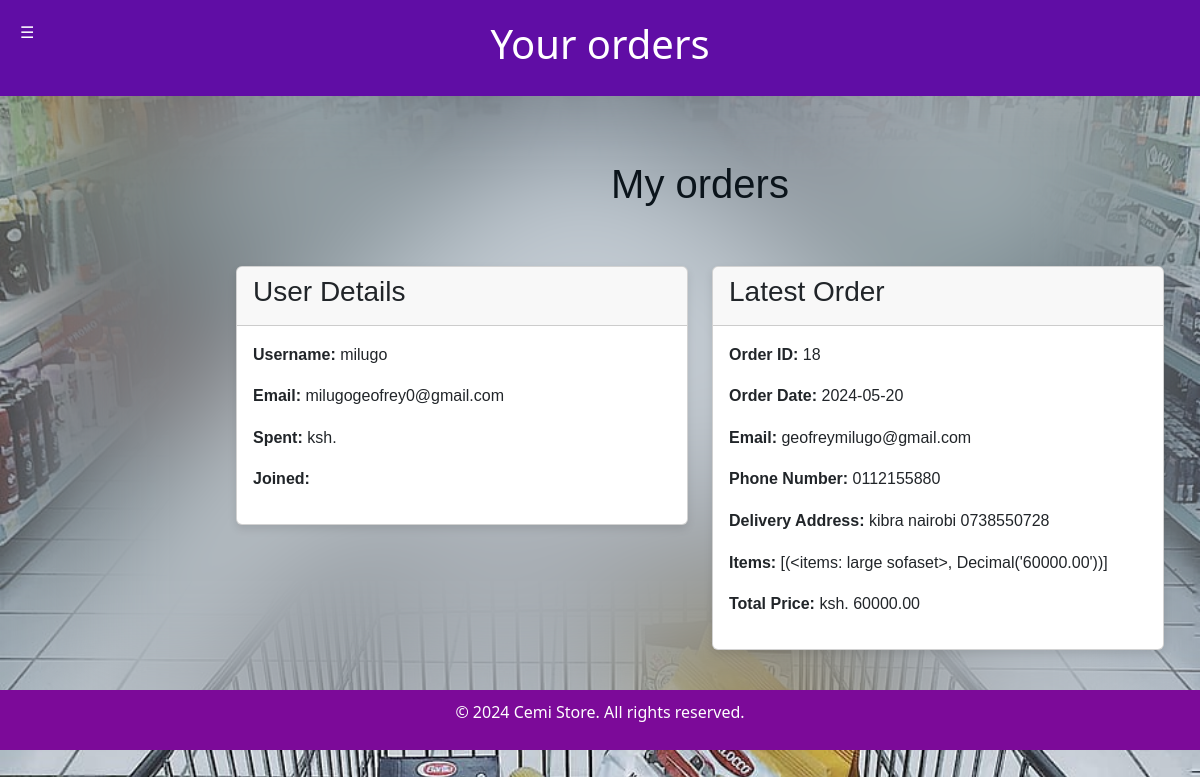
Screenshot of /orders/ (signed in) with the database file from the repository.
### store/models.py (models this page shows, shortened)
class Profile(models.Model):
    user = models.OneToOneField(User, on_delete=models.CASCADE)
    email = models.EmailField(null=True)
    phone_number = models.CharField(max_length=20, null=True)
    address = models.TextField(null=True)

class Order(models.Model):
    user = models.ForeignKey(User, on_delete=models.CASCADE)
    email = models.EmailField()
    phone_number = models.CharField(max_length=15)
    delivery_address = models.TextField()
    items = models.TextField()  # You can use JSONField if you want to store the items as structured data
    total_price = models.DecimalField(max_digits=10, decimal_places=2)
    created_at = models.DateTimeField(auto_now_add=True)

### store/views.py (the view)
    def wrapped_view(request, *args, **kwargs):
        if not request.user.is_authenticated:
            messages.error(request, 'Please login to your account or register to view this part of the site.')
            return redirect('user_login')  # Ensure this URL name matches your login view URL name
        return view_func(request, *args, **kwargs)

### store/context_processors.py (called while the page is built)
def cart(request):
    cart_obj = Cart(request)
    return {'cart': cart_obj}

### store/views.py (called while the page is built)
def custom_login_required(view_func):
    def wrapped_view(request, *args, **kwargs):
        if not request.user.is_authenticated:
            messages.error(request, 'Please login to your account or register to view this part of the site.')
            return redirect('user_login')  # Ensure this URL name matches your login view URL name
        return view_func(request, *args, **kwargs)
    return wrapped_view

@custom_login_required
def orders(request):
    profile = get_object_or_404(Profile, user=request.user)
    latest_order = Order.objects.filter(user=request.user).order_by('-created_at').first()
    cart = Cart(request)
    total_quantity = sum(item['quantity'] for item in cart.cart.values())
    context = {
        'profile': profile,
        'latest_order': latest_order,
        'cart': cart,
        'total_quantity': total_quantity,
    }
    return render(request, 'orders.html', context)

### store/templates/orders.html (shortened to what this page needs)
{% extends 'base.html' %}
{% load static %}
{% block heading %}Your orders {% endblock %}
{% block content %}
<div class="container mt-4">
    <h1 class="text-center">My orders</h1>
    <div class="row">
        <div class="col-md-6">
            <div class="card">
                <div class="card-header">
                    <h3>User Details</h3>
                </div>
                <div class="card-body">
                    <p><strong>Username:</strong> {{ profile.user.username }}</p>
                    <p><strong>Email:</strong> {{ profile.email }}</p>
                    <p><strong>Spent:</strong> ksh. {{ profile.spent }}</p>
                    <p><strong>Joined:</strong> {{ profile.created_at|date:"Y-m-d" }}</p>
                </div>
            </div>
        </div>
        <div class="col-md-6">
            <div class="card">
                <div class="card-header">
                    <h3>Latest Order</h3>
                </div>
                <div class="card-body">
                    {% if latest_order %}
                        <p><strong>Order ID:</strong> {{ latest_order.id }}</p>
                        <p><strong>Order Date:</strong> {{ latest_order.created_at|date:"Y-m-d" }}</p>
                        <p><strong>Email:</strong> {{ latest_order.email }}</p>
                        <p><strong>Phone Number:</strong> {{ latest_order.phone_number }}</p>
                        <p><strong>Delivery Address:</strong> {{ latest_order.delivery_address }}</p>
                        <p><strong>Items:</strong> {{ latest_order.items }}</p>
                        <p><strong>Total Price:</strong> ksh. {{ latest_order.total_price }}</p>
                    {% else %}
                        <p>You have not placed any orders yet.</p>
                    {% endif %}
                </div>
            </div>
        </div>
    </div>
</div>
{% endblock %}

### static/backup.css (style rules this page uses)
* { margin: 0; padding: 0; box-sizing: border-box; }
body { font-family: Arial, sans-serif; backdrop-filter: blur(70px); background-image: url('aisle-cart-commerce-food.jpg'); background-repeat: no-repeat; background-size: cover; background-position: center; }
.card { margin-top: 50px; box-shadow: 0 4px 8px rgba(0, 0, 0, 0.1); }
.container { max-width: 800px; margin: 0 auto; padding: 20px; font-family: Arial, sans-serif; line-height: 1.6; color: #0b141b; }
h1, h2 { color: #3691ed; }

### rows the page displays
Profile: user.username "milugo", email "milugogeofrey0@gmail.com"
Order: id "18", created_at "2024-05-20", email "geofreymilugo@gmail.com", phone_number "0112155880", delivery_address "kibra nairobi 0738550728", items "[(<items: large sofaset>, Decimal('60000.00'))]", total_price "60000.00"
